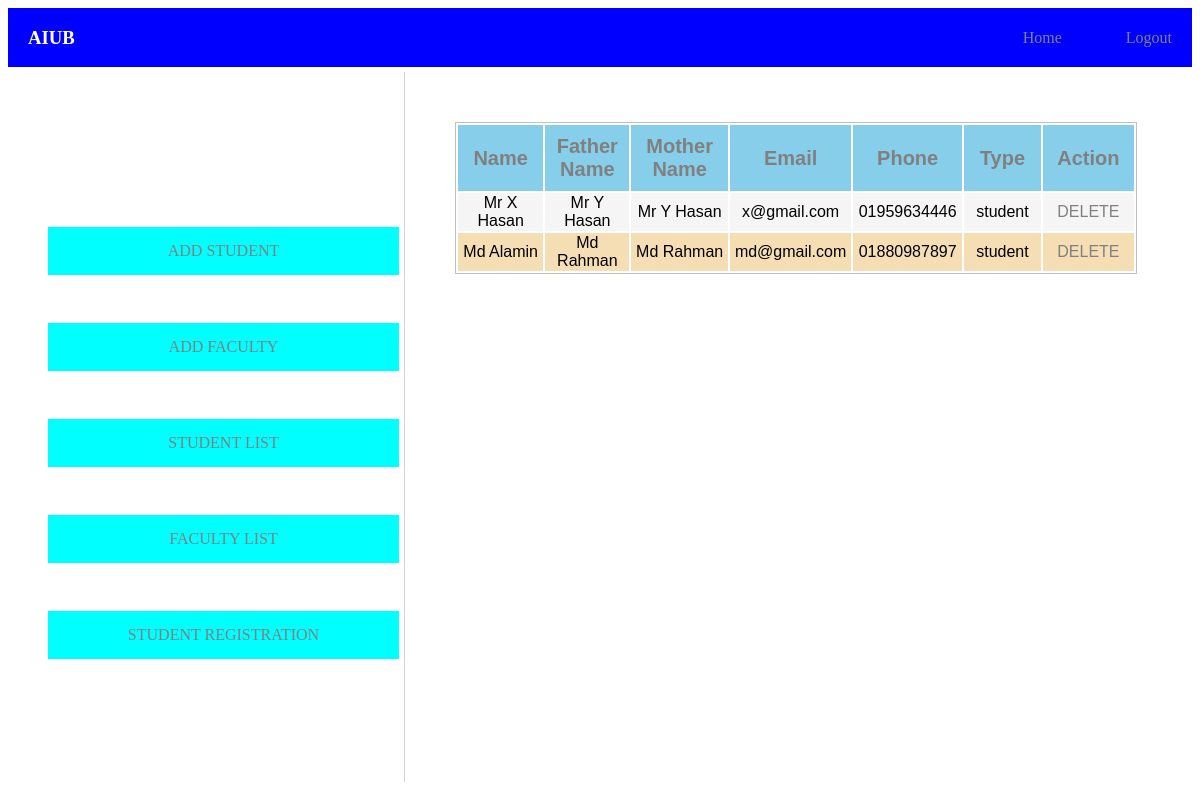
Screenshot of /Resources/view/Admin/studentList.php (signed in) with the database file from the repository.
### tables this page shows
CREATE TABLE `user` (
  `id` int(11) NOT NULL,
  `name` varchar(100) NOT NULL,
  `fname` varchar(100) NOT NULL,
  `mname` varchar(100) NOT NULL,
  `address` varchar(100) NOT NULL,
  `email` varchar(50) NOT NULL,
  `phone` varchar(11) NOT NULL,
  `password` varchar(100) NOT NULL,
  `type` varchar(100) NOT NULL
);

### Resources/view/Admin/studentList.php (the view, shortened to what this page needs)
<?php
$conn=getConnection();
$sql="select * from user where type='student'";
$result= mysqli_query($conn, $sql);
 if(isset($_SESSION['flag']))
{
?>
 <!DOCTYPE html>
<html lang="en">
<head>
    <link rel="stylesheet" href="/University-Management/Resources/css/Admin/studentList.css">
</head>
<body>
<div class="container">
        <div class="top-nav">
            <div class="left">
                <h3>AIUB</h3>
            </div>
            <div class="right">
                <ul>
                    <li><a href="/University-Management/Resources/view/Admin/Dashboard.php">Home</a> </li>
                    <li><a href="../../../Controller/Public/logout.php">Logout</a></li>
                </ul>
            </div>
        </div>
        <div class="main-content">
            <div class="left-main">
                <ul>
                <li><a href="/University-Management/Resources/view/Admin/addStudent.php">ADD STUDENT</a> </li>
                    <li><a href="/University-Management/Resources/view/Admin/addFaculty.php">ADD FACULTY</a> </li>
                    <li><a href="/University-Management/Resources/view/Admin/studentList.php">STUDENT LIST</a> </li>
                    <li><a href="/University-Management/Resources/view/Admin/facultyList.php">FACULTY LIST</a> </li>
                    <li><a href="/University-Management/Resources/view/Admin/studentRegistration.php">STUDENT REGISTRATION</a> </li>
                </ul>
            </div>
            <div class="right-main">
            <center>
           <table>
               <tr>
                   <th width="200px">Name</th>
                   <th width="100px">Father Name</th>
                   <th width="200px">Mother Name</th>
                   <th width="200px">Email</th>
                   <th width="200px">Phone</th>
                   <th width="200px">Type</th>
                   <th>Action</th>
              </tr>
    <?php while($row=mysqli_fetch_array($result)){?>
    <tr>
        <td><?php echo $row['name'];?></td>
        <td ><?php echo $row['fname'];?></td>
        <td><?php echo $row['fname'];?></td>
        <td><?php echo $row['email'];?></td>
        <td><?php echo $row['phone'];?></td>
        <td><?php echo $row['type'];?></td>
        <td width="200px"><a href="../../../Controller/Admin/deleteStudent.php?id=<?php echo $row['id'];?>">DELETE</a></td>
</tr>
    <?php } ?>
          </table>
          </center>
            </div>
        </div>
    </div>
</body>
</html>
<?php
}
else
{
    header('location:../Public/login.php');
}
?>

### Resources/css/Admin/studentList.css (style rules this page uses)
.top-nav { display: flex; justify-content: space-between; align-items: center; padding: 0 20px; background-color: blue; color: white; }
.top-nav>.right>ul { display: flex; gap: 4rem; list-style: none; }
.main-content { display: flex; height: 90vh; }
.main-content>.left-main { flex: 1; }
.main-content>.left-main>ul { display: flex; flex-direction: column; gap: 3rem; justify-content: center; height: 100%; list-style: none; }
.main-content>.left-main>ul>li { background-color: aqua; padding: 15px 30px; text-align: center; }
a { color: gray; text-decoration: none; }
.main-content>.right-main { flex: 2; display: flex; border-left: 1px solid lightgray; margin: 5px; }
table { margin: 50px; border: solid silver 1px; }
th { font-size: 20px; font-family: sans-serif; padding: 10px; background:skyblue; color: gray; }
tr:nth-child(even) { background: whitesmoke; }
td { font-family: sans-serif; text-align: center; }
tr:nth-child(odd) { background: wheat; }

### rows the page displays
user: name "Mr X Hasan", fname "Mr Y Hasan", email "x@gmail.com", phone "01959634446", type "student"
user: name "Md Alamin", fname "Md Rahman", email "md@gmail.com", phone "01880987897", type "student"
